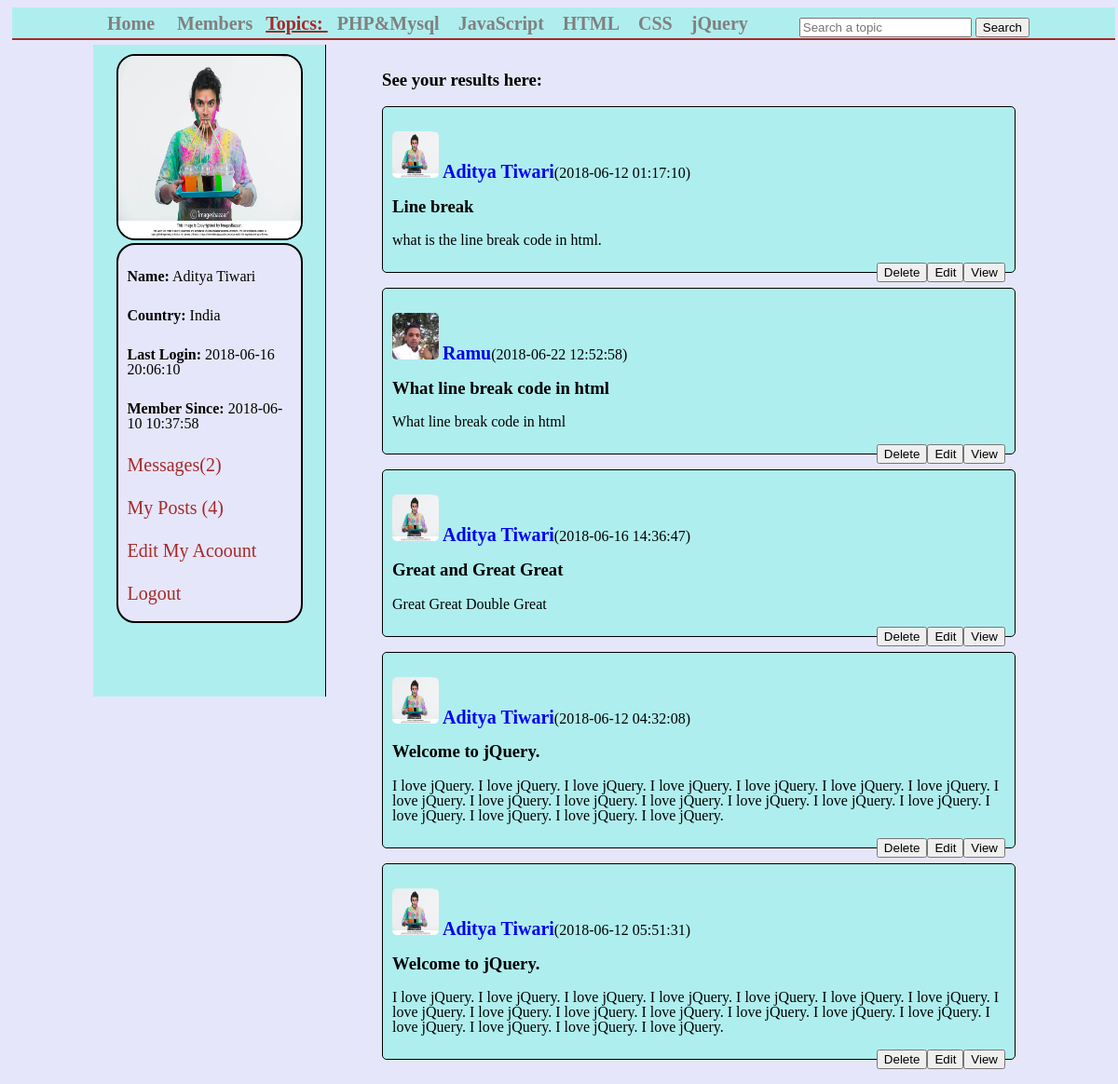
Screenshot of /results.php (signed in) with the database file from the repository.
### tables this page shows
CREATE TABLE IF NOT EXISTS `topics` (
  `topic_id` int(11) NOT NULL AUTO_INCREMENT,
  `topic_name` varchar(255) NOT NULL,
  PRIMARY KEY (`topic_id`)
);

CREATE TABLE IF NOT EXISTS `users` (
  `user_id` int(11) NOT NULL AUTO_INCREMENT,
  `user_name` varchar(255) NOT NULL,
  `user_pass` varchar(255) NOT NULL,
  `user_email` varchar(255) NOT NULL,
  `user_country` text NOT NULL,
  `user_gender` text NOT NULL,
  `user_birthday` text NOT NULL,
  `user_image` text NOT NULL,
  `user_reg_date` text NOT NULL,
  `user_last_login` text NOT NULL,
  `status` text NOT NULL,
  `ver_code` int(100) NOT NULL,
  `posts` text NOT NULL,
  PRIMARY KEY (`user_id`)
);

CREATE TABLE IF NOT EXISTS `posts` (
  `post_id` int(11) NOT NULL AUTO_INCREMENT,
  `user_id` int(11) NOT NULL,
  `topic_id` int(11) NOT NULL,
  `post_title` text NOT NULL,
  `post_content` text NOT NULL,
  `post_date` timestamp NOT NULL DEFAULT CURRENT_TIMESTAMP,
  PRIMARY KEY (`post_id`)
);

### results.php (the view, shortened to what this page needs)
<?php
include("functions/functions.php");
?>
<!DOCTYPE html>
<html>
<head>
	<link rel="stylesheet" type="text/css" href="styles/home_style.css" media="all">
</head>
<body>
    <div class="container">
     	 <div id="head_wrap">
     	 	   <div id="header">
                 <ul id="menu">
                    <li><a href="home.php">Home</a></li>
                    <li><a href="members.php">Members</a></li>
                    <strong>Topics: </strong>
                     <?php
                     $get_topics="select * from topics";
                     $run_topics=mysqli_query($con,$get_topics);
                     while($row=mysqli_fetch_array($run_topics)){
                     	$topic_id=$row['topic_id'];
                     	$topic_title=$row['topic_name'];
                     	echo "<li><a href='topic.php?topic=$topic_id'>$topic_title</a></li>";
                     }
                     ?>
                 </ul>
             <form method="get" action="results.php" id=form1>
             	<input type="text" name="user_query" placeholder="Search a topic">
             	<input type="submit" name="search" value="Search">
             </form>
                </div>
          </div>
        <div class="content">
        	 <div id="user_timeline">
        	 	<div id="user_details">
        	 		<?php
        	 		$user=$_SESSION['user_email'];
        	 		$get_user="select * from users where user_email='$user'";
        	 		$run_user=mysqli_query($con,$get_user);
        	 		$row=mysqli_fetch_array($run_user);
        	 		$user_id=$row['user_id'];
        	 		$user_name=$row['user_name'];
        	 		$user_country=$row['user_country'];
        	 		$user_image=$row['user_image'];
        	 		$register_date=$row['user_reg_date'];
        	 		$last_login=$row['user_last_login'];
        	 		$user_posts="select * from posts where user_id='$user_id'";
        	 		$run_posts=mysqli_query($con,$user_posts);
        	 		$posts=mysqli_num_rows($run_posts);
        	 		$sel_msg="select * from messages where receiver='$user_id' AND status='unread' ORDER by 1 DESC";
        	 		$run_msg=mysqli_query($con,$sel_msg);
        	 		$count_msg=mysqli_num_rows($run_msg);
        	 		echo "
        	 		   <center>
        	 		   <img src='images/$user_image' width='200' height='200'/>
        	 		   </center>
        	 		   <div id='user_mention'>
        	 		   <p><strong>Name:</strong> $user_name</p>
        	 		   <p><strong>Country:</strong> $user_country</p>
        	 		   <p><strong>Last Login:</strong> $last_login</p><p><strong>Member Since:</strong> $register_date</p>
        	 		   <p><a href='my_message.php?inbox&u_id=$user_id'>Messages($count_msg)</a></p>
        	 		   <p><a href='my_posts.php?u_id=$user_id'>My Posts ($posts)</a></p>
        	 		   <p><a href='edit_profile.php?u_id=$user_id'>Edit My Acoount</a></p>
        	 		   <p><a href='logout.php'>Logout</a></p>
        	 		   </div>
        	 		   ";
        	 		?>
        	 	</div>
        	 </div>
             <div id="content-timeline">
                 <h3>See your results here:</h3>
                 <?php results();?>
              </div>
        </div>
    </div>
</body>
</html>

### functions/functions.php (shortened to what this page needs)
<?php
$con=mysqli_connect("localhost","adityaaditya","Aditya","aditya_media");
 function results(){
  global $con;
   $get_posts="select * from posts where post_title like '%$id%' OR post_content like '%$id%' ";
   $run_posts=mysqli_query($con,$get_posts);
     while($row_posts=mysqli_fetch_array($run_posts)){
     	$post_id=$row_posts['post_id'];
     	$user_id=$row_posts['user_id'];
     	$post_title=$row_posts['post_title'];
     	$content=$row_posts['post_content'];
     	$post_date=$row_posts['post_date'];
     	$user="select * from users where user_id='$user_id' AND posts='yes' ";
     	$run_user=mysqli_query($con,$user);
     	$row_user=mysqli_fetch_array($run_user);
     	$user_name=$row_user['user_name'];
     	$user_image=$row_user['user_image'];
     	echo "<div id='posts'>
     	<p><img src='images/$user_image'width='50' height='50' style='border-radius:5px;'>
           <a href='user_profile.php?u_id=$user_id' style='text-decoration: none;font-size:20px;'><strong>$user_name</strong></a>($post_date)</p>
     	<h3>$post_title</h3>
     	<p>$content</p>
     	<a href='single.php?post_id=$post_id' style='float:right;'><button>View</button></a>
     	<a href='edit_post.php?post_id=$post_id' style='float:right;'><button>Edit</button></a>
     	<a href='functions/delete_posts.php?post_id=$post_id' style='float:right;'><button>Delete</button></a>
     	</div><br/>";
}
 }
 ?>

### styles/home_style.css (style rules this page uses)
body { line-height: 1; background-color: #E6E6FA; }
.container { margin: 0; padding: 0; background-color: #E6E6FA; }
#head_wrap { width: 100%; height: 35px; margin: 0 auto; border-bottom: 2px solid brown; padding-bottom: 10px; margin: 5px; background: #AFEEEE; }
#header { margin: 0 auto; width: 1000px; height: 35px; }
#menu { line-height: 35px; padding: 0; margin: 0; float: left; }
#menu li { display: inline; list-style: none; }
#menu a { margin: 5px; padding: 5px; text-decoration: none; color: gray; font-size: 20px; font-weight: bold; }
#menu strong { font-size: 20px; text-decoration: underline;; color: brown; }
#form1 { float: right; line-height: 35px; padding-top: 3px; }
.content { width: 1000px; margin: 0 auto; }
#user_timeline { background:#AFEEEE; width: 250px; float: left; height: 700px; border-right: 1px solid black; }
#user_details { padding: 10px; }
#user_details img { border: 2px solid black; border-radius: 20px; }
#user_details p { margin-bottom: 10px; padding: 5px; }
#user_details a { color: brown; font-size: 20px; text-decoration: none; }
#user_mention { background: #E6E6FA; border:2px solid black; border-radius: 20px; width: 200px; margin: 0 auto; padding: 5px; }
#content-timeline { float: right; width: 700px; padding: 10px; }
#posts { background-color: #AFEEEE; border: 1px solid black; border-radius: 5px; padding: 10px; }
* { box-sizing: border-box; }

### rows the page displays
topics: topic_name "PHP&Mysql"
topics: topic_name "JavaScript"
topics: topic_name "HTML"
topics: topic_name "CSS"
topics: topic_name "jQuery"
users: user_image (picture), user_name "Aditya Tiwari", user_country "India", user_last_login "2018-06-16 20:06:10", user_reg_date "2018-06-10 10:37:58"
posts: user.user_image (picture), user.user_name "Aditya Tiwari", post_date "2018-06-12 01:17:10", post_title "Line break", post_content "what is the line break code in html."
posts: user.user_image (picture), user.user_name "Ramu", post_date "2018-06-22 12:52:58", post_title "What line break code in html", post_content "What line break code in html"
posts: user.user_image (picture), user.user_name "Aditya Tiwari", post_date "2018-06-16 14:36:47", post_title "Great and Great Great", post_content "Great Great Double Great"
posts: user.user_image (picture), user.user_name "Aditya Tiwari", post_date "2018-06-12 04:32:08", post_title "Welcome to jQuery.", post_content "I love jQuery. I love jQuery. I love jQuery. I love jQuery. I love jQuery. I love jQuery. I love jQuery. I love jQuery. I love jQuery. I love jQuery. I love jQuery. I love jQuery. I love jQuery. I love jQuery. I love jQuery. I love jQuery. I love jQuery. I love jQuery."
posts: user.user_image (picture), user.user_name "Aditya Tiwari", post_date "2018-06-12 05:51:31", post_title "Welcome to jQuery.", post_content "I love jQuery. I love jQuery. I love jQuery. I love jQuery. I love jQuery. I love jQuery. I love jQuery. I love jQuery. I love jQuery. I love jQuery. I love jQuery. I love jQuery. I love jQuery. I love jQuery. I love jQuery. I love jQuery. I love jQuery. I love jQuery."

### other values shown
$count_msg "2"
$posts "4"
